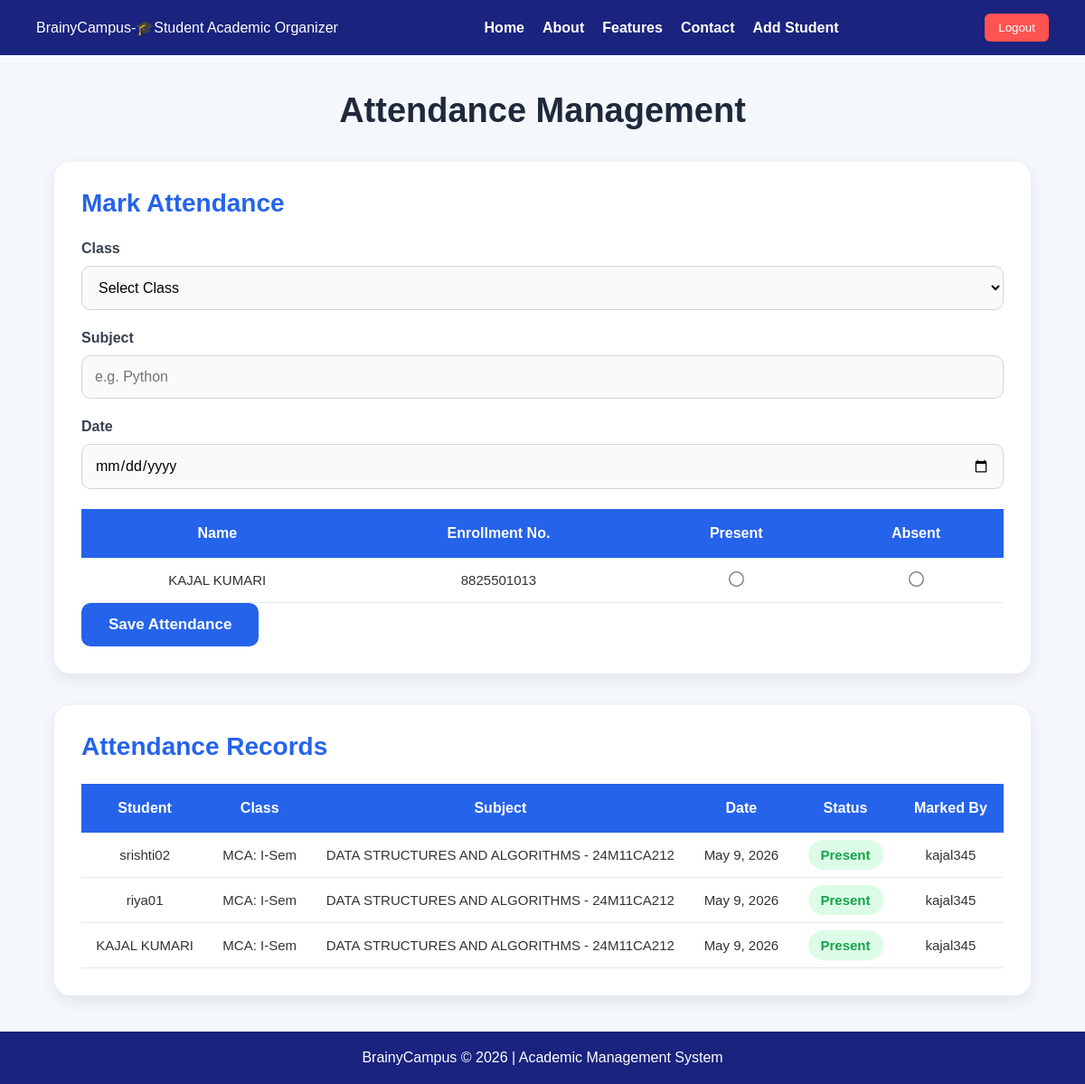
The app's page /attendance/ (signed in), older data.
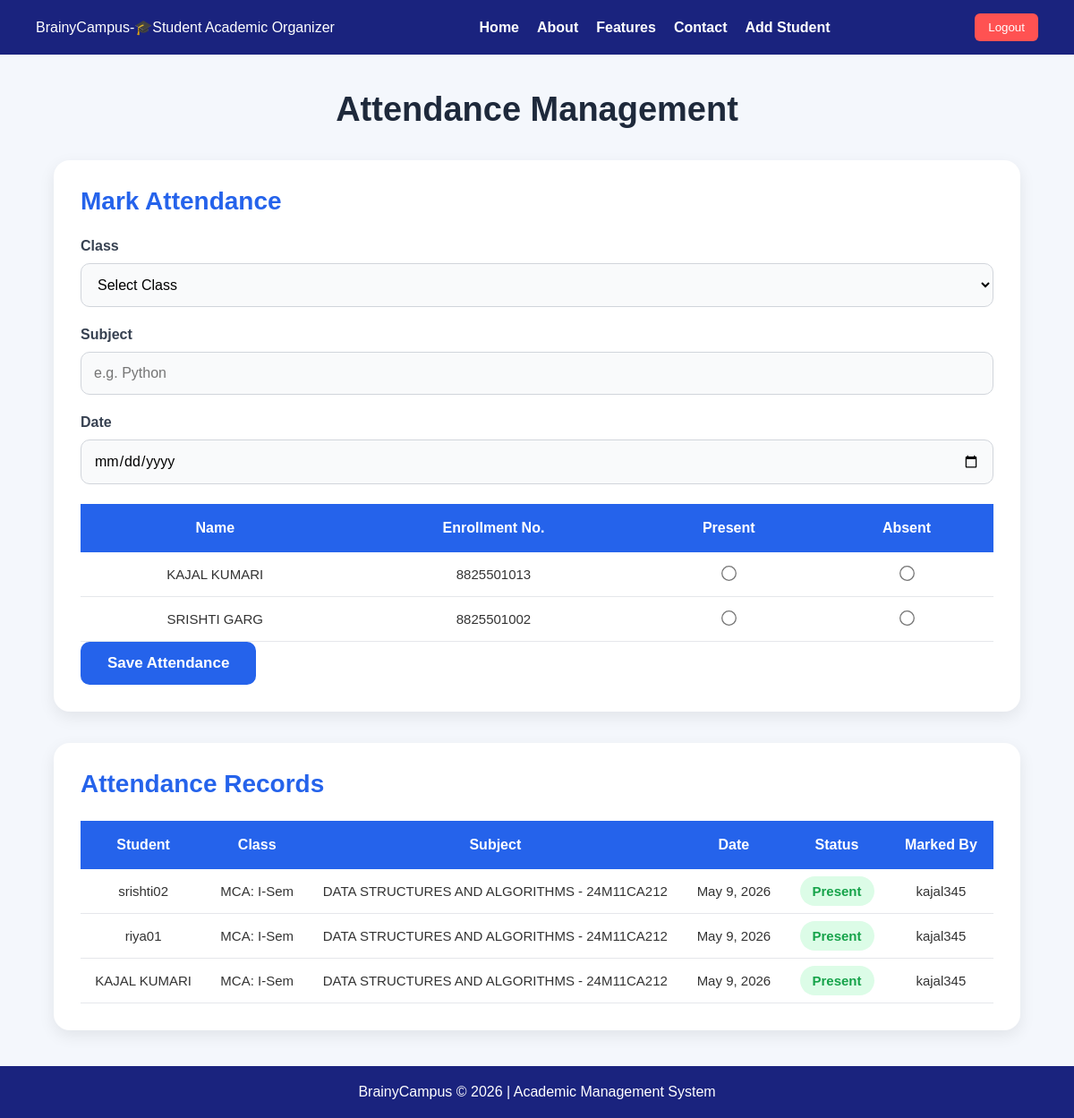
The same page, newer data.
### myapp/models.py (models this page shows, shortened)
class Student(models.Model):
    user = models.OneToOneField(
        User,
        on_delete=models.CASCADE
    )
    enrollment_no = models.CharField(max_length=50)
    class_name = models.CharField(max_length=50)

class Attendance(models.Model):
    STATUS_CHOICES = [
        ('P', 'Present'),
        ('A', 'Absent'),
    ]
    student = models.ForeignKey(
        User,
        on_delete=models.CASCADE
    )
    class_name = models.CharField(max_length=50)
    subject = models.CharField(max_length=100)
    date = models.DateField()
    status = models.CharField(
        max_length=1,
        choices=STATUS_CHOICES
    )
    marked_by = models.ForeignKey(
        User,
        on_delete=models.SET_NULL,
        null=True,
        related_name='marked_attendance'
    )

### myapp/views.py (the view, shortened to what this page needs)
@login_required
def attendance_view(request):
    is_teacher = request.user.is_staff
    students = Student.objects.all()
    if is_teacher:
        records = Attendance.objects.all().order_by('-date')
        total_classes = 0
        present_count = 0
        percentage = 0
    return render(request, 'attendance.html', {
        'is_teacher': is_teacher,
        'students': students,
        'records': records,
        'total_classes': total_classes,
        'present_count': present_count,
        'percentage': percentage,
    })

### myapp/templates/attendance.html (shortened to what this page needs)
{% extends 'base.html' %}
{% load static %}
{% block content %}
<link rel="stylesheet" href="{% static 'attendance.css' %}">
<div class="attendance-container">
    <h1 class="page-title">Attendance Management</h1>
    {% if is_teacher %}
    <div class="attendance-form-card">
        <h2>Mark Attendance</h2>
        <form method="POST">
            <div class="form-group">
                <label>Class</label>
                <select name="class_name" required>
                   <option value="">Select Class</option>
                </select>
            </div>
            <div class="form-group">
                <label>Subject</label>
                <input type="text"
                       name="subject"
                       placeholder="e.g. Python"
                       required>
            </div>
            <div class="form-group">
                <label>Date</label>
                <input type="date"
                       name="date"
                       required>
            </div>
            <table>
                <thead>
                    <tr>
                        <th>Name</th>
                        <th>Enrollment No.</th>
                        <th>Present</th>
                        <th>Absent</th>
                    </tr>
                </thead>
                <tbody>
                    {% for student in students %}
                    <tr>
                        <td>
                            {{ student.user.username }}
                        </td>
                        <td>
                            {{ student.enrollment_no }}
                        </td>
                        <td>
                            <input type="radio"
                                   name="student_{{ student.user.id }}"
                                   value="P"
                                   required>
                        </td>
                        <td>
                            <input type="radio"
                                   name="student_{{ student.user.id }}"
                                   value="A">
                        </td>
                    </tr>
                    {% endfor %}
                </tbody>
            </table>
            <button type="submit" class="btn-submit">
                Save Attendance
            </button>
        </form>
    </div>
    {% endif %}
    <div class="table-card">
        <h2>Attendance Records</h2>
        <table>
            <thead>
                <tr>
                    {% if is_teacher %}
                    <th>Student</th>
                    {% endif %}
                    <th>Class</th>
                    <th>Subject</th>
                    <th>Date</th>
                    <th>Status</th>
                    {% if is_teacher %}
                    <th>Marked By</th>
                    {% endif %}
                </tr>
            </thead>
            <tbody>
                {% for record in records %}
                <tr>
                    {% if is_teacher %}
                    <td>{{ record.student.username }}</td>
                    {% endif %}
                    <td>{{ record.class_name }}</td>
                    <td>{{ record.subject }}</td>
                    <td>{{ record.date }}</td>
                    <td>
                        <span class="{% if record.status == 'P' %}present{% else %}absent{% endif %}">
                            {% if record.status == 'P' %}
                                Present
                            {% else %}
                                Absent
                            {% endif %}
                        </span>
                    </td>
                    {% if is_teacher %}
                    <td>{{ record.marked_by.username }}</td>
                    {% endif %}
                </tr>
                {% empty %}
                <tr>
                    <td colspan="6" class="empty-message">
                        No attendance records found.
                    </td>
                </tr>
                {% endfor %}
            </tbody>
        </table>
    </div>
</div>
{% endblock %}

Row changes from the older to the newer data that the page shows:
added Student: user.username "SRISHTI GARG", enrollment_no "8825501002"
